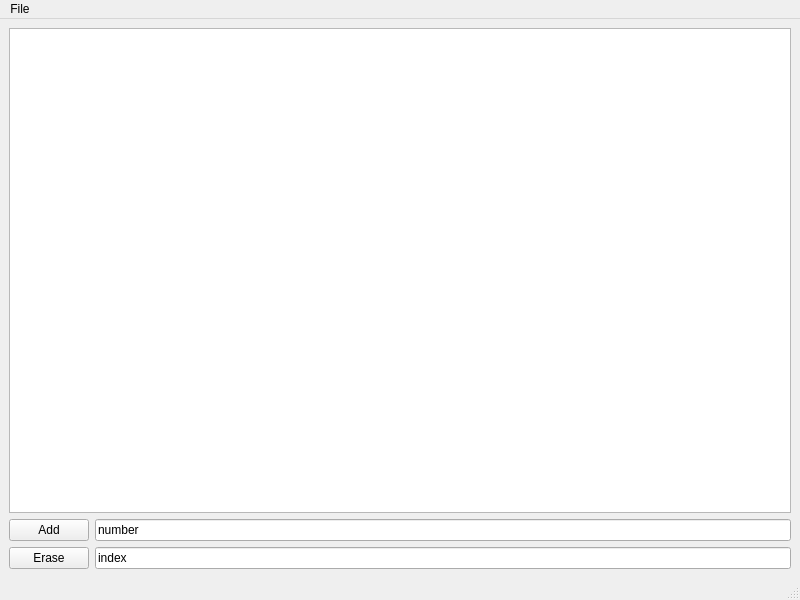
<?xml version="1.0" encoding="UTF-8"?>
<ui version="4.0">
 <class>MainWindow</class>
 <widget class="QMainWindow" name="MainWindow">
  <property name="geometry">
   <rect>
    <x>0</x>
    <y>0</y>
    <width>800</width>
    <height>600</height>
   </rect>
  </property>
  <property name="windowTitle">
   <string>MainWindow</string>
  </property>
  <widget class="QWidget" name="centralwidget">
   <layout class="QGridLayout" name="gridLayout">
    <item row="0" column="0">
     <layout class="QHBoxLayout" name="text_grid_layout">
      <item>
       <widget class="QTextEdit" name="output_textEdit"/>
      </item>
     </layout>
    </item>
    <item row="1" column="0">
     <layout class="QHBoxLayout" name="tools_layout">
      <item>
       <widget class="QPushButton" name="addButton">
        <property name="text">
         <string>Add</string>
        </property>
       </widget>
      </item>
      <item>
       <widget class="QLineEdit" name="addLineEdit">
        <property name="text">
         <string>number</string>
        </property>
       </widget>
      </item>
     </layout>
    </item>
    <item row="2" column="0">
     <layout class="QHBoxLayout" name="horizontalLayout">
      <item>
       <widget class="QPushButton" name="eraseButton">
        <property name="text">
         <string>Erase</string>
        </property>
       </widget>
      </item>
      <item>
       <widget class="QLineEdit" name="eraseLineEdit">
        <property name="text">
         <string>index</string>
        </property>
       </widget>
      </item>
     </layout>
    </item>
   </layout>
  </widget>
  <widget class="QMenuBar" name="menubar">
   <property name="geometry">
    <rect>
     <x>0</x>
     <y>0</y>
     <width>800</width>
     <height>21</height>
    </rect>
   </property>
   <widget class="QMenu" name="menu">
    <property name="title">
     <string>File</string>
    </property>
    <addaction name="openAction"/>
    <addaction name="saveHowAction"/>
   </widget>
   <addaction name="menu"/>
  </widget>
  <widget class="QStatusBar" name="statusbar"/>
  <action name="openAction">
   <property name="text">
    <string>Open</string>
   </property>
  </action>
  <action name="saveHowAction">
   <property name="text">
    <string>Save How</string>
   </property>
  </action>
 </widget>
 <resources/>
 <connections/>
</ui>
